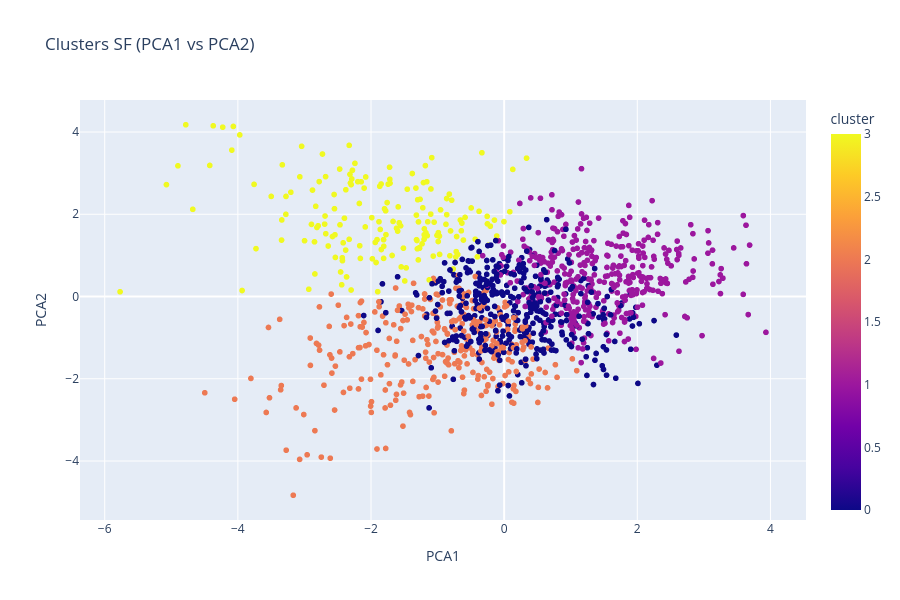

Notebook cell for this chart:
### Markdown cell above
Cluster 0 — Forward polyvalent
Usage offensif moyen.Contribution équilibrée dans plusieurs domaines.Apporte rebonds et défense sans être une option offensive principale.
Cluster 1 — Stretch Forward
Forte proportion de tirs à 3 points.Bonne efficacité offensive (TS%).Faible impact au rebond et en protection du cercle.
Cluster 2 — Forward défensif / rebondeur
Très forte contribution au rebond (offensif et défensif).Impact défensif important (interceptions et contres).Jeu offensif plus limité.
Cluster 3 — Star Forward / créateur
Usage offensif très élevé.Très forte création de jeu (AST%).Bonne efficacité offensive et contribution globale.

### Code cell
import plotly.express as px
import pandas as pd

plot_df = pd.DataFrame({
    'PCA1': pca_result[:, 0],
    'PCA2': pca_result[:, 1],
    'cluster': df_sf['cluster'],
    'player': df_sf['player'],
    'team': df_sf['team'],
    'season': df_sf['season']
})

fig = px.scatter(
    plot_df,
    x='PCA1',
    y='PCA2',
    color='cluster',
    hover_data=['player', 'team', 'season'],
    title="Clusters SF (PCA1 vs PCA2)",
    width=900,
    height=600
)

fig.show()

### Figure 1 — Plotly figure (JSON) as saved in the notebook; plotly's stock layout.template omitted (floating-point values rounded to 4 significant figures; data arrays with more than 128 entries replaced by an {"elided": "..."} marker saying what was removed)
{"data": [{"customdata": {"elided": "1279x3 mixed values"}, "hovertemplate": "PCA1=%{x}<br>PCA2=%{y}<br>player=%{customdata[0]}<br>team=%{customdata[1]}<br>season=%{customdata[2]}<br>cluster=%{marker.color}<extra></extra>", "legendgroup": "", "marker": {"color": {"elided": "1279 int values"}, "coloraxis": "coloraxis", "symbol": "circle"}, "mode": "markers", "name": "", "showlegend": false, "type": "scattergl", "x": {"elided": "1279 float values"}, "xaxis": "x", "y": {"elided": "1279 float values"}, "yaxis": "y"}], "layout": {"coloraxis": {"colorbar": {"title": {"text": "cluster"}}, "colorscale": [[0, "#0d0887"], [0.1111, "#46039f"], [0.2222, "#7201a8"], [0.3333, "#9c179e"], [0.4444, "#bd3786"], [0.5556, "#d8576b"], [0.6667, "#ed7953"], [0.7778, "#fb9f3a"], [0.8889, "#fdca26"], [1, "#f0f921"]]}, "height": 600, "legend": {"tracegroupgap": 0}, "title": {"text": "Clusters SF (PCA1 vs PCA2)"}, "width": 900, "xaxis": {"anchor": "y", "domain": [0, 1], "title": {"text": "PCA1"}}, "yaxis": {"anchor": "x", "domain": [0, 1], "title": {"text": "PCA2"}}}}
